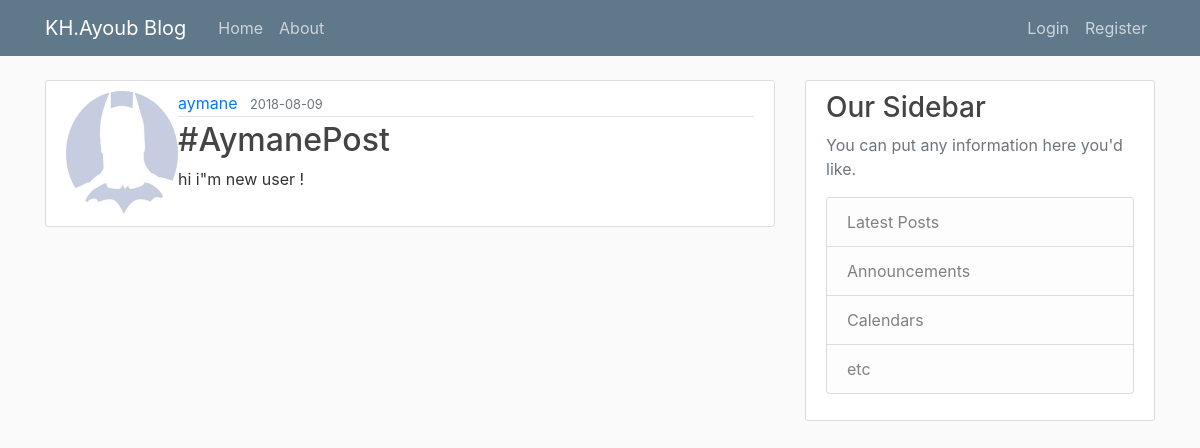
/new/2, run on the app's committed database.
### flaskblog/models.py (models this page shows, shortened)
class User(db.Model, UserMixin):
	id = db.Column(db.Integer, primary_key=True)
	username = db.Column(db.String(16), unique=True, nullable=False)
	email = db.Column(db.String(120), unique=True, nullable=False)
	password = db.Column(db.String(60), nullable=False)
	image_file = db.Column(db.String(20), nullable=False, default='default.jpg')
	posts = db.relationship('Post', backref='author', lazy=True) #one-to-many a user can have a lot of posts

class Post(db.Model):
	id = db.Column(db.Integer, primary_key=True)
	title = db.Column(db.String(100), nullable=False)
	date_posted = db.Column(db.DateTime, default=datetime.utcnow,nullable=False)
	content = db.Column(db.Text, nullable=False)
	user_id = db.Column(db.Integer, db.ForeignKey('user.id'), nullable=False) #relationship to User Model

### flaskblog/routes.py (the view)
@app.route('/new/<int:post_id>',methods=['GET','POST'])
def post(post_id):
	post = Post.query.get_or_404(post_id)
	return render_template('post.html',title=post.title,post=post)

### flaskblog/templates/post.html
{% extends "layout.html" %}
{% block content %}
	<article class="media content-section">
	  <img class="rounded-circle article-image" src="{{url_for('static',filename='profil_pics/'+post.author.image_file)}}">
	  <div class="media-body">
	    <div class="article-metadata">
	      <a class="mr-2" href="{{url_for('user',username=post.author.username)}}">{{ post.author.username }}</a>
	      <small class="text-muted">{{ post.date_posted.strftime('%Y-%m-%d') }}</small>
	    </div>
	    <h2><a class="article-title" href="url_for('post',post_id=post.id)">{{ post.title }}</a></h2>
	    <p class="article-content">{{ post.content }}</p>
	  </div>
	</article>
{% endblock content %}

### flaskblog/static/main.css (style rules this page uses)
body { background: #fafafa; color: #333333; margin-top: 5rem; }
h1, h2, h3, h4, h5, h6 { color: #444444; }
.content-section { background: #ffffff; padding: 10px 20px; border: 1px solid #dddddd; border-radius: 3px; margin-bottom: 20px; }
.article-title { color: #444444; }
.article-content { white-space: pre-line; }
.article-metadata { padding-bottom: 1px; margin-bottom: 4px; border-bottom: 1px solid #e3e3e3 }

### data on the page
User: image_file (placeholder picture), author.username "aymane"
Post: date_posted "2018-08-09", title "#AymanePost", content "hi i\"m new user !"
